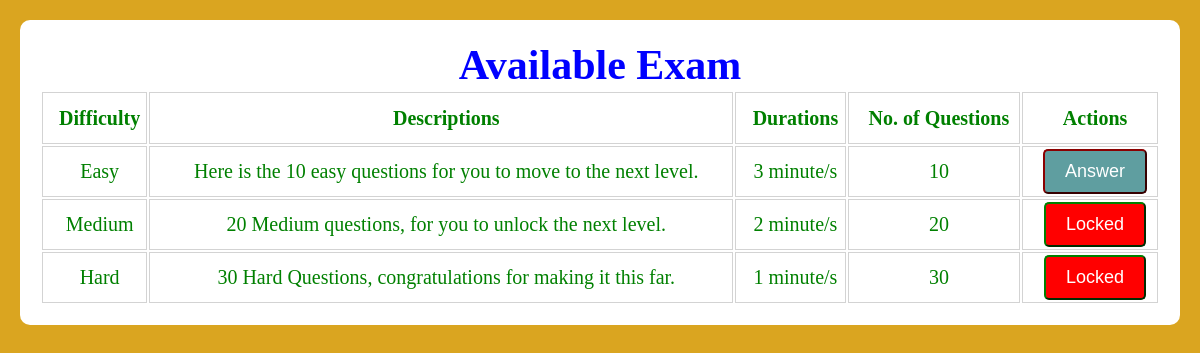
The app's page /tomaraoExaminations/students/tomaraoAvailableTests.php (signed in) with its own data.
### tables this page shows
CREATE TABLE `quiz` (
  `eid` varchar(255) NOT NULL,
  `title` varchar(100) NOT NULL,
  `sahi` int(11) NOT NULL,
  `wrong` int(11) NOT NULL,
  `total` int(11) NOT NULL,
  `time` bigint(20) NOT NULL,
  `intro` text NOT NULL,
  `tag` varchar(100) NOT NULL,
  `date` timestamp NOT NULL DEFAULT current_timestamp() ON UPDATE current_timestamp()
);

### tomaraoExaminations/students/tomaraoAvailableTests.php (the view, shortened to what this page needs)
<?php
include_once "../php/tomaraoConnection.php";
if (isset($_SESSION['login']) && $_SESSION['login'] === true) {
    $studentId = $_SESSION['tomarao_Id'];
} else {
    echo "<script>alert('Please log in to continue.'); parent.location.href = '../tomaraoMainPage.php'; </script>";
    exit;
}
?>
<!DOCTYPE html>
<html lang="en">
<head>
    <link rel="stylesheet" href="../css/tomaraoStyles.css">
</head>
<body>
    <div class="studentContainer">
    <h1>Available Exam</h1>
        <table>
            <thead>
                <tr>
                    <th>
                        <h2>Difficulty</h2>
                    </th>
                    <th>
                        <h2>Descriptions</h2>
                    </th>
                    <th>
                        <h2>Durations</h2>
                    </th>
                    <th>
                        <h2>No. of Questions</h2>
                    </th>
                    <th>
                        <h2>Actions</h2>
                    </th>
                </tr>
            </thead>
            <tbody>
                <?php
                $getExam = mysqli_query($renzo, "SELECT a.ansIndex, q.sahi, q.wrong, a.correct, a.wrong AS qWrong, q.eid, q.tag, q.intro, q.time, q.total, a.ansid
                                  FROM quiz q
                                  LEFT JOIN answer a ON q.eid = a.eid AND a.userId = '$studentId' AND a.ansid = '1'
                                  ORDER BY FIELD(q.tag, 'Easy', 'Medium', 'Hard'), q.total ASC");
                $lastAnsweredDifficulty = '';
                while ($searchQns = mysqli_fetch_assoc($getExam)) {
                    $difficulty = $searchQns['tag'];
                    $isAnswered = !empty($searchQns['ansid']);
                    $correct = $searchQns['correct'];
                    $hasPassed = $correct >= $searchQns['sahi'];
                    $hasFailed = $correct <= $searchQns['qWrong'];
                    $almostPassed = $correct >= $searchQns['sahi'] - 1;
                    $buttonEnabled = false;
                    if ($difficulty == 'Easy') {
                        $buttonEnabled = true;
                    } elseif ($difficulty == 'Medium' && $lastAnsweredDifficulty == 'Easy') {
                        $buttonEnabled = true;
                        if ($hasPassed) $lastAnsweredDifficulty = 'Medium';
                    } elseif ($difficulty == 'Hard' && $lastAnsweredDifficulty == 'Medium') {
                        $buttonEnabled = true;
                        if ($hasPassed) $lastAnsweredDifficulty = 'Hard';
                    }
                    ?>
                    <tr>
                        <td><?= $searchQns['tag'] ?></td>
                        <td><?= $searchQns['intro'] ?></td>
                        <td><?= $searchQns['time'] ?> minute/s</td>
                        <td><?= $searchQns['total'] ?></td>
                        <td>
                            <h2>
                                <?php
                                if ($isAnswered) {
                                    if ($hasPassed) {
                                        echo "$correct PASSED";
                                    } elseif ($hasFailed || $almostPassed) {
                                        echo "$correct FAILED";
                                        ?>
                                        <a href="tomaraoRetake.php?eid=<?= $searchQns['eid'] ?>">
                                            <button type="button" class="tomaraoBtn">Retake</button>
                                        </a>
                                        <?php
                                    } else {
                                        echo "Answered";
                                    }
                                } else {
                                    if (!$buttonEnabled) {
                                        ?>
                                        <button type="button" class="tomaraoView" disabled>Locked</button>
                                        <?php
                                    } else { ?>
                                        <a href="tomaraoQuestionnaire.php?eid=<?= $searchQns['eid'] ?>">
                                            <button type="button" class="tomaraoBtn">Answer</button>
                                        </a>
                                        <?php
                                    }
                                }
                                ?>
                            </h2>
                        </td>
                    </tr>
                    <?php
                }
                ?>
            </tbody>
        </table>
    </div>
</body>
</html>

### records on screen
quiz: tag "Easy", intro "Here is the 10 easy questions for you to move to the next level.", time "3", total "10"
quiz: tag "Medium", intro "20 Medium questions, for you to unlock the next level.", time "2", total "20", shows "Locked"
quiz: tag "Hard", intro "30 Hard Questions, congratulations for making it this far.", time "1", total "30", shows "Locked"
